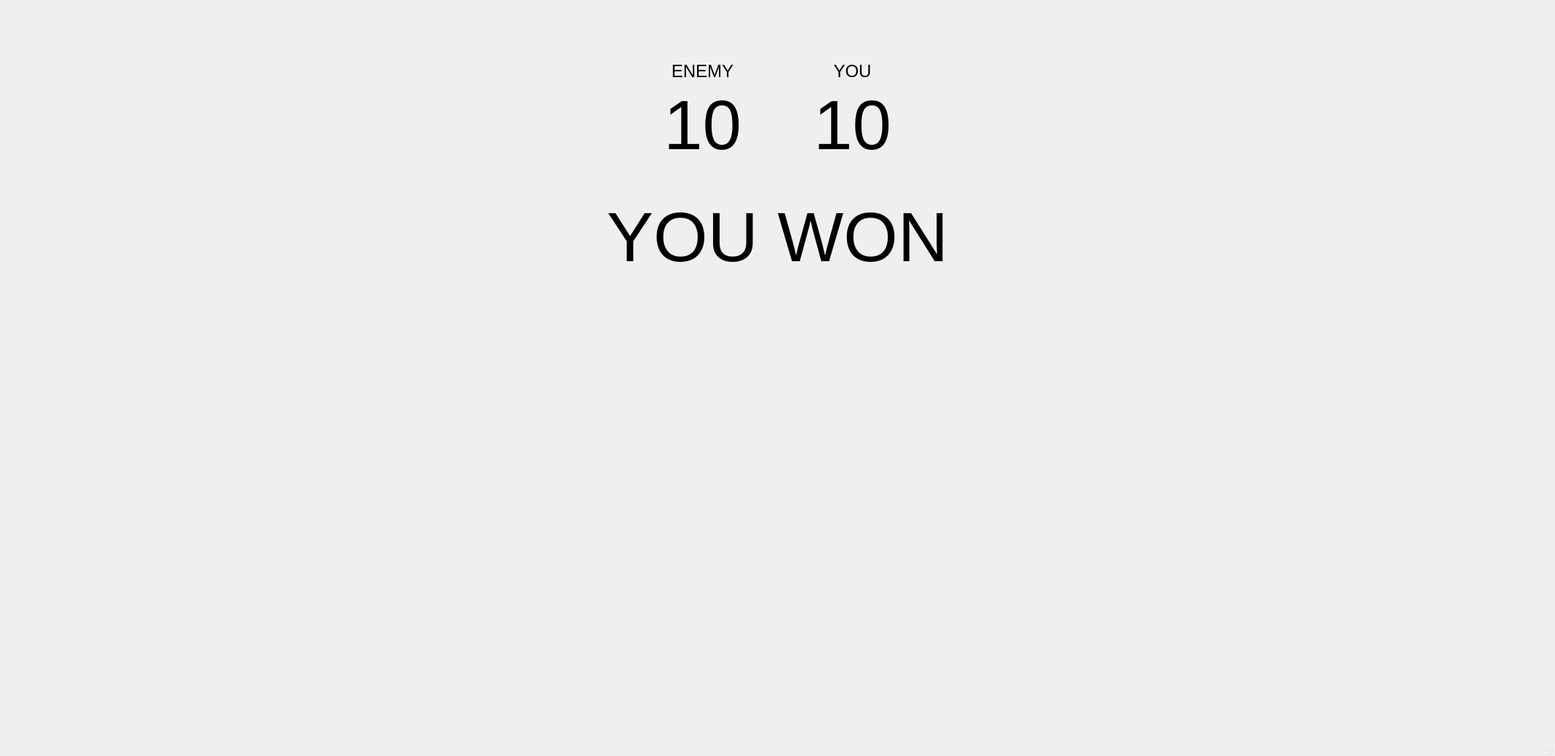
<?xml version="1.0" encoding="UTF-8"?>
<ui version="4.0">
 <class>MainWindow</class>
 <widget class="QMainWindow" name="MainWindow">
  <property name="geometry">
   <rect>
    <x>0</x>
    <y>0</y>
    <width>2137</width>
    <height>1039</height>
   </rect>
  </property>
  <property name="minimumSize">
   <size>
    <width>0</width>
    <height>0</height>
   </size>
  </property>
  <property name="maximumSize">
   <size>
    <width>9999</width>
    <height>9999</height>
   </size>
  </property>
  <property name="windowTitle">
   <string>MainWindow</string>
  </property>
  <property name="autoFillBackground">
   <bool>true</bool>
  </property>
  <widget class="QWidget" name="centralwidget">
   <layout class="QVBoxLayout" name="verticalLayout">
    <item>
     <layout class="QHBoxLayout" name="horizontalLayoutTopRow"/>
    </item>
    <item>
     <layout class="QHBoxLayout" name="horizontalLayoutCenter">
      <property name="spacing">
       <number>0</number>
      </property>
      <item>
       <widget class="QWidget" name="widgetContainerEnemy" native="true">
        <property name="minimumSize">
         <size>
          <width>800</width>
          <height>800</height>
         </size>
        </property>
        <property name="maximumSize">
         <size>
          <width>800</width>
          <height>800</height>
         </size>
        </property>
        <layout class="QHBoxLayout" name="horizontalLayout_3">
         <property name="spacing">
          <number>0</number>
         </property>
         <property name="leftMargin">
          <number>0</number>
         </property>
         <property name="topMargin">
          <number>0</number>
         </property>
         <property name="rightMargin">
          <number>0</number>
         </property>
         <property name="bottomMargin">
          <number>0</number>
         </property>
         <item>
          <layout class="QGridLayout" name="gridLayoutEnemyArea">
           <property name="spacing">
            <number>0</number>
           </property>
          </layout>
         </item>
        </layout>
       </widget>
      </item>
      <item>
       <widget class="QWidget" name="widgetInstructions" native="true">
        <layout class="QVBoxLayout" name="verticalLayout_3">
         <item>
          <spacer name="verticalSpacerScore">
           <property name="orientation">
            <enum>Qt::Vertical</enum>
           </property>
           <property name="sizeType">
            <enum>QSizePolicy::Fixed</enum>
           </property>
           <property name="sizeHint" stdset="0">
            <size>
             <width>20</width>
             <height>40</height>
            </size>
           </property>
          </spacer>
         </item>
         <item>
          <layout class="QHBoxLayout" name="horizontalLayoutLogo">
           <item>
            <spacer name="horizontalSpacerLogoLeft">
             <property name="orientation">
              <enum>Qt::Horizontal</enum>
             </property>
             <property name="sizeType">
              <enum>QSizePolicy::Expanding</enum>
             </property>
             <property name="sizeHint" stdset="0">
              <size>
               <width>40</width>
               <height>20</height>
              </size>
             </property>
            </spacer>
           </item>
           <item>
            <widget class="QLabel" name="logo">
             <property name="text">
              <string/>
             </property>
             <property name="pixmap">
              <pixmap resource="resource.qrc">:/assets/logo.png</pixmap>
             </property>
             <property name="scaledContents">
              <bool>true</bool>
             </property>
            </widget>
           </item>
           <item>
            <spacer name="horizontalSpacerLogoRight">
             <property name="orientation">
              <enum>Qt::Horizontal</enum>
             </property>
             <property name="sizeType">
              <enum>QSizePolicy::Expanding</enum>
             </property>
             <property name="sizeHint" stdset="0">
              <size>
               <width>40</width>
               <height>20</height>
              </size>
             </property>
            </spacer>
           </item>
          </layout>
         </item>
         <item>
          <layout class="QHBoxLayout" name="horizontalLayoutScore">
           <item>
            <spacer name="horizontalSpacerScore1">
             <property name="orientation">
              <enum>Qt::Horizontal</enum>
             </property>
             <property name="sizeType">
              <enum>QSizePolicy::MinimumExpanding</enum>
             </property>
             <property name="sizeHint" stdset="0">
              <size>
               <width>40</width>
               <height>20</height>
              </size>
             </property>
            </spacer>
           </item>
           <item>
            <layout class="QVBoxLayout" name="verticalLayoutEnemy">
             <item>
              <widget class="QLabel" name="labelEnemyShips">
               <property name="font">
                <font>
                 <pointsize>18</pointsize>
                </font>
               </property>
               <property name="text">
                <string>ENEMY</string>
               </property>
               <property name="alignment">
                <set>Qt::AlignCenter</set>
               </property>
              </widget>
             </item>
             <item>
              <widget class="QLabel" name="labelAmountEnemyShips">
               <property name="font">
                <font>
                 <pointsize>72</pointsize>
                </font>
               </property>
               <property name="text">
                <string>10</string>
               </property>
               <property name="alignment">
                <set>Qt::AlignCenter</set>
               </property>
              </widget>
             </item>
            </layout>
           </item>
           <item>
            <spacer name="horizontalSpacerScore2">
             <property name="orientation">
              <enum>Qt::Horizontal</enum>
             </property>
             <property name="sizeType">
              <enum>QSizePolicy::MinimumExpanding</enum>
             </property>
             <property name="sizeHint" stdset="0">
              <size>
               <width>40</width>
               <height>20</height>
              </size>
             </property>
            </spacer>
           </item>
           <item>
            <layout class="QVBoxLayout" name="verticalLayoutPlayer">
             <item>
              <widget class="QLabel" name="labelYourShips">
               <property name="font">
                <font>
                 <pointsize>18</pointsize>
                </font>
               </property>
               <property name="text">
                <string>YOU</string>
               </property>
               <property name="alignment">
                <set>Qt::AlignCenter</set>
               </property>
              </widget>
             </item>
             <item>
              <widget class="QLabel" name="labelAmountPlayerShips">
               <property name="font">
                <font>
                 <pointsize>72</pointsize>
                </font>
               </property>
               <property name="text">
                <string>10</string>
               </property>
               <property name="alignment">
                <set>Qt::AlignCenter</set>
               </property>
              </widget>
             </item>
            </layout>
           </item>
           <item>
            <spacer name="horizontalSpacerScore3">
             <property name="orientation">
              <enum>Qt::Horizontal</enum>
             </property>
             <property name="sizeType">
              <enum>QSizePolicy::MinimumExpanding</enum>
             </property>
             <property name="sizeHint" stdset="0">
              <size>
               <width>40</width>
               <height>20</height>
              </size>
             </property>
            </spacer>
           </item>
          </layout>
         </item>
         <item>
          <spacer name="verticalSpacer">
           <property name="orientation">
            <enum>Qt::Vertical</enum>
           </property>
           <property name="sizeType">
            <enum>QSizePolicy::Minimum</enum>
           </property>
           <property name="sizeHint" stdset="0">
            <size>
             <width>20</width>
             <height>40</height>
            </size>
           </property>
          </spacer>
         </item>
         <item>
          <widget class="QLabel" name="labelEndGame">
           <property name="enabled">
            <bool>true</bool>
           </property>
           <property name="font">
            <font>
             <pointsize>72</pointsize>
            </font>
           </property>
           <property name="text">
            <string>YOU WON</string>
           </property>
           <property name="alignment">
            <set>Qt::AlignCenter</set>
           </property>
          </widget>
         </item>
         <item>
          <layout class="QGridLayout" name="gridLayoutCenter">
           <item row="1" column="1">
            <spacer name="verticalSpacerCenterTop">
             <property name="orientation">
              <enum>Qt::Vertical</enum>
             </property>
             <property name="sizeHint" stdset="0">
              <size>
               <width>20</width>
               <height>40</height>
              </size>
             </property>
            </spacer>
           </item>
           <item row="3" column="1">
            <spacer name="verticalSpacerCenterBottom">
             <property name="orientation">
              <enum>Qt::Vertical</enum>
             </property>
             <property name="sizeType">
              <enum>QSizePolicy::MinimumExpanding</enum>
             </property>
             <property name="sizeHint" stdset="0">
              <size>
               <width>20</width>
               <height>40</height>
              </size>
             </property>
            </spacer>
           </item>
           <item row="2" column="2">
            <spacer name="horizontalSpacerCenterTop">
             <property name="orientation">
              <enum>Qt::Horizontal</enum>
             </property>
             <property name="sizeHint" stdset="0">
              <size>
               <width>40</width>
               <height>20</height>
              </size>
             </property>
            </spacer>
           </item>
           <item row="2" column="0">
            <spacer name="horizontalSpacerCenterRight">
             <property name="orientation">
              <enum>Qt::Horizontal</enum>
             </property>
             <property name="sizeHint" stdset="0">
              <size>
               <width>40</width>
               <height>20</height>
              </size>
             </property>
            </spacer>
           </item>
          </layout>
         </item>
        </layout>
       </widget>
      </item>
      <item>
       <widget class="QWidget" name="widgetContainerPlayer" native="true">
        <property name="minimumSize">
         <size>
          <width>800</width>
          <height>800</height>
         </size>
        </property>
        <property name="maximumSize">
         <size>
          <width>800</width>
          <height>800</height>
         </size>
        </property>
        <layout class="QHBoxLayout" name="horizontalLayout_4">
         <property name="spacing">
          <number>0</number>
         </property>
         <property name="leftMargin">
          <number>0</number>
         </property>
         <property name="topMargin">
          <number>0</number>
         </property>
         <property name="rightMargin">
          <number>0</number>
         </property>
         <property name="bottomMargin">
          <number>0</number>
         </property>
         <item>
          <layout class="QGridLayout" name="gridLayoutPlayerArea">
           <property name="spacing">
            <number>0</number>
           </property>
          </layout>
         </item>
        </layout>
       </widget>
      </item>
     </layout>
    </item>
   </layout>
  </widget>
  <widget class="QMenuBar" name="menubar">
   <property name="geometry">
    <rect>
     <x>0</x>
     <y>0</y>
     <width>2137</width>
     <height>22</height>
    </rect>
   </property>
  </widget>
  <widget class="QStatusBar" name="statusbar"/>
 </widget>
 <resources>
  <include location="resource.qrc"/>
 </resources>
 <connections/>
</ui>
